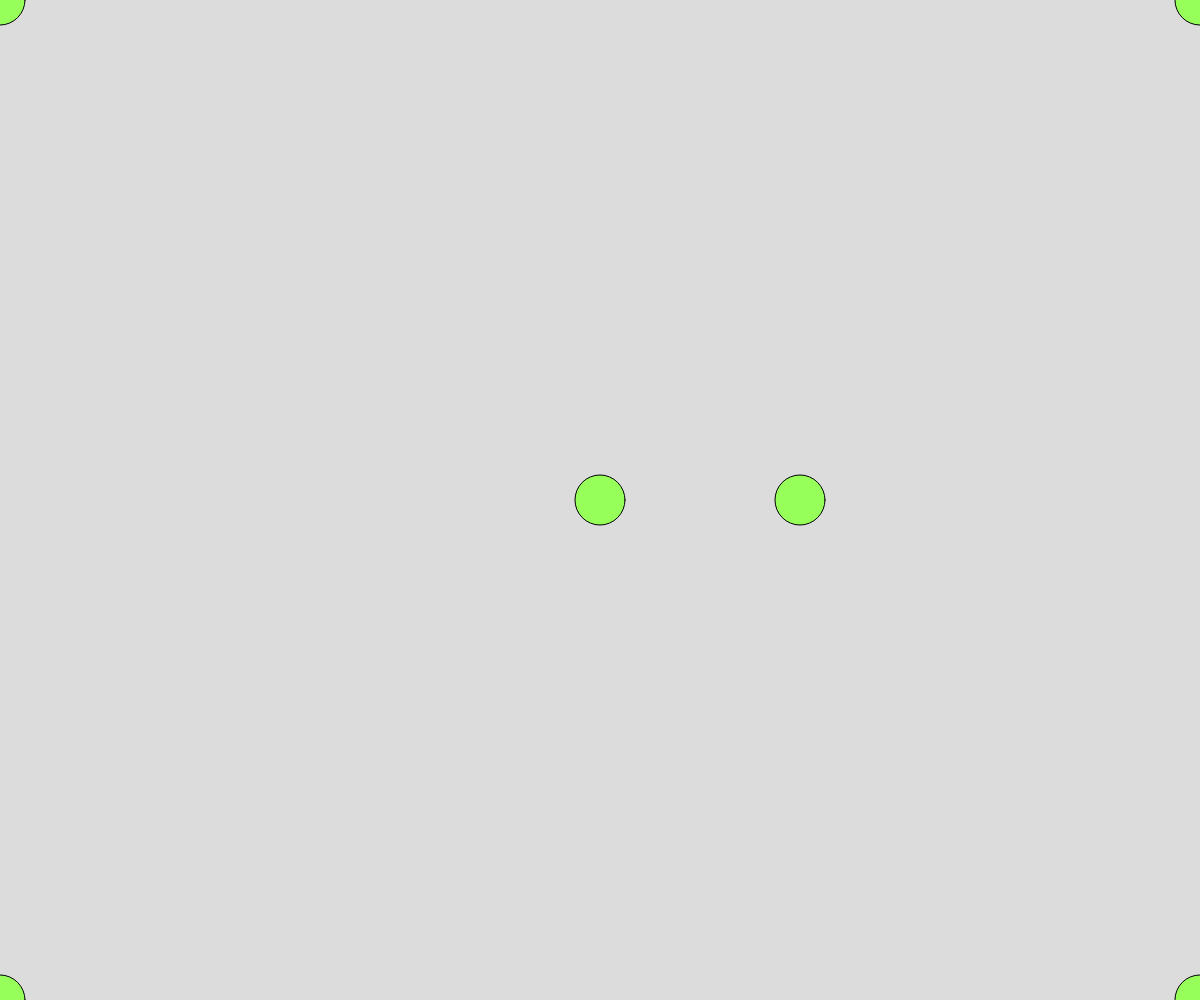
Frame 1 (no input)
Frame 60 (no input): identical to frame 1, image omitted
Frame 120 (the mouse pressed at the canvas centre since frame 60): identical to frame 1, image omitted

The p5.js sketch that drew this single still picture (run headless with seeded random() and noise() and a simulated clock; from frame 60 on, the mouse is pressed at the canvas centre):

// p5.js sketch
// ── sketch.js
// First Day Demo
// Steven Huang
// Sept 10, 2024
//
// 2D primitives, color, animation, mouse/keyboard events


function setup() {
  createCanvas(windowWidth, windowHeight);

}

function draw() {
  background(220);
  
  fill(150,255,90)
  
  circle(0,0,50);

  circle(windowWidth/2, windowHeight/2, 50);

  circle(windowWidth, windowHeight, 50)

  circle(0, windowHeight, 50)

  circle(windowWidth, 0, 50)

  circle(windowWidth*2/3, windowHeight/2, 50)
}

function windowResized() {
  resizeCanvas(windowWidth, windowHeight);
}
